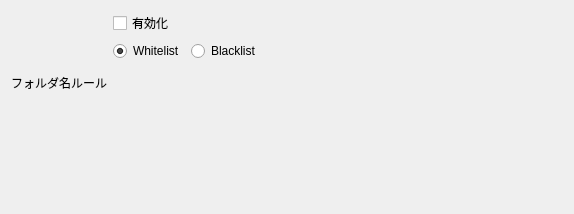
<?xml version="1.0" encoding="UTF-8"?>
<ui version="4.0">
 <class>Form</class>
 <widget class="QWidget" name="Form">
  <property name="geometry">
   <rect>
    <x>0</x>
    <y>0</y>
    <width>574</width>
    <height>214</height>
   </rect>
  </property>
  <property name="windowTitle">
   <string>Form</string>
  </property>
  <layout class="QFormLayout" name="formLayout">
   <item row="0" column="1">
    <widget class="QCheckBox" name="cbEnable">
     <property name="text">
      <string>有効化</string>
     </property>
    </widget>
   </item>
   <item row="1" column="1">
    <layout class="QHBoxLayout" name="horizontalLayout">
     <item>
      <widget class="QRadioButton" name="rbWhitelist">
       <property name="text">
        <string>Whitelist</string>
       </property>
       <property name="checked">
        <bool>true</bool>
       </property>
      </widget>
     </item>
     <item>
      <widget class="QRadioButton" name="rbBlacklist">
       <property name="text">
        <string>Blacklist</string>
       </property>
      </widget>
     </item>
     <item>
      <spacer name="horizontalSpacer">
       <property name="orientation">
        <enum>Qt::Horizontal</enum>
       </property>
       <property name="sizeHint" stdset="0">
        <size>
         <width>40</width>
         <height>20</height>
        </size>
       </property>
      </spacer>
     </item>
    </layout>
   </item>
   <item row="2" column="0">
    <widget class="QLabel" name="label">
     <property name="text">
      <string>フォルダ名ルール</string>
     </property>
    </widget>
   </item>
   <item row="2" column="1">
    <widget class="EditableListView" name="ruleListView" native="true">
     <property name="sizePolicy">
      <sizepolicy hsizetype="Preferred" vsizetype="Preferred">
       <horstretch>0</horstretch>
       <verstretch>100</verstretch>
      </sizepolicy>
     </property>
    </widget>
   </item>
  </layout>
 </widget>
 <customwidgets>
  <customwidget>
   <class>EditableListView</class>
   <extends>QWidget</extends>
   <header>editablelistview.h</header>
   <container>1</container>
  </customwidget>
 </customwidgets>
 <resources/>
 <connections/>
</ui>
